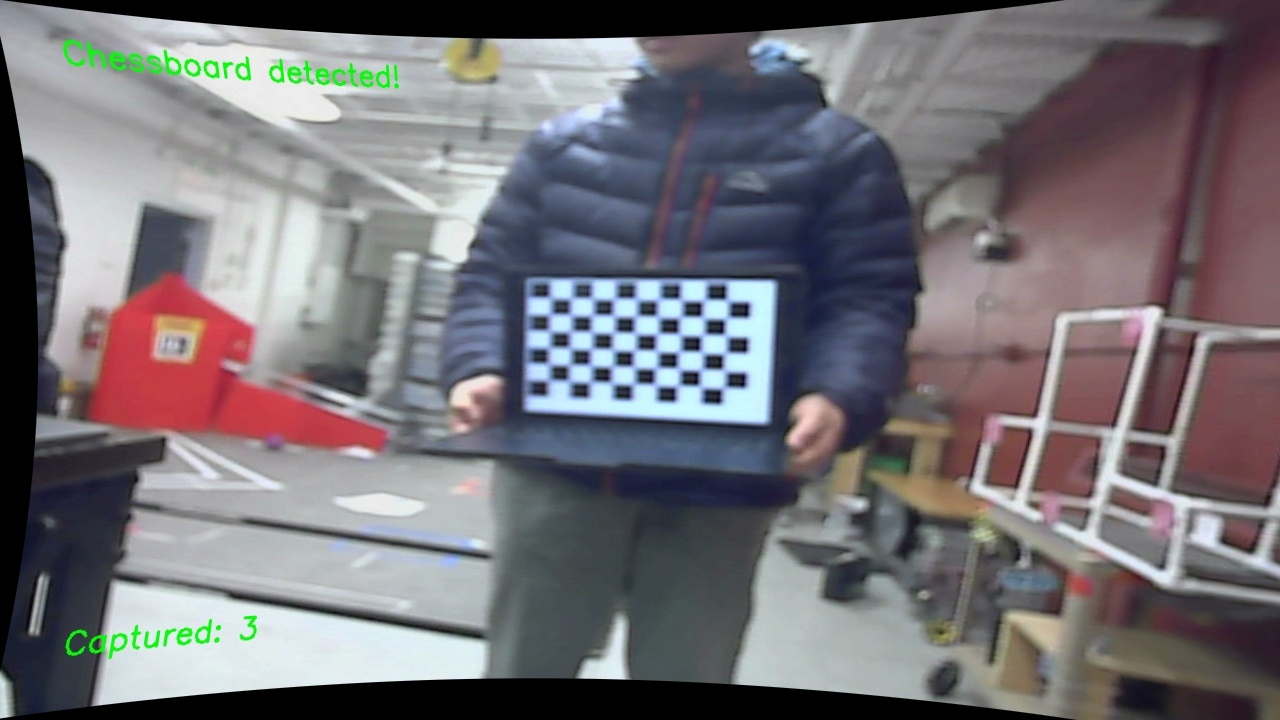
#> input picture crab-detect/camera-calibration/fisheye_output/undistorted/undist_calibration_03.jpg, 1280 x 720 px, given as the content of the folder right_calibration_images, which was not available
$ python camera_calibration.py   (older library calls are emulated)
#> lines starting #> are read from the running program, lines starting #| are printed output that depends on the picture; after the words box and inside, x2 and y2 are one past the last pixel; in counts of white or black regions, pixels touching at a corner belong together; long printed decimals are rounded; pictures that were not available may be replaced by others from this repository, and a replacement may not be noted
import numpy as np
import cv2
import glob
import os
import pickle

# Camera calibration parameters
# You can modify these variables as needed
CHESSBOARD_SIZE = (8, 5)  # Number of inner corners per chessboard row and column
SQUARE_SIZE = 2.0         # Size of a square in centimeters
CALIBRATION_IMAGES_PATH = 'right_calibration_images/*.jpg'  # Path to calibration images
OUTPUT_DIRECTORY = 'output'  # Directory to save calibration results
SAVE_UNDISTORTED = True   # Whether to save undistorted images
USE_FISHEYE = False        # Use fisheye distortion model (set False for pinhole)

def calibrate_camera():
    """
    Calibrate the camera using chessboard images.

    Returns:
        ret: The RMS re-projection error
        mtx: Camera matrix
        dist: Distortion coefficients
        rvecs: Rotation vectors
        tvecs: Translation vectors
    """
    # Prepare object points (0,0,0), (1,0,0), (2,0,0) ... (8,5,0)
    objp = np.zeros((CHESSBOARD_SIZE[0] * CHESSBOARD_SIZE[1], 3), np.float32)
    objp[:, :2] = np.mgrid[0:CHESSBOARD_SIZE[0], 0:CHESSBOARD_SIZE[1]].T.reshape(-1, 2)

    # Scale object points by square size (for real-world measurements)
    objp = objp * SQUARE_SIZE

    # Arrays to store object points and image points from all images
    objpoints = []  # 3D points in real world space
    imgpoints = []  # 2D points in image plane

    # Get list of calibration images
    images = glob.glob(CALIBRATION_IMAGES_PATH)

    if not images:
        print(f"No calibration images found at {CALIBRATION_IMAGES_PATH}")
        return None, None, None, None, None

    # Create output directory if it doesn't exist
    if not os.path.exists(OUTPUT_DIRECTORY):
        os.makedirs(OUTPUT_DIRECTORY)

    print(f"Found {len(images)} calibration images")

    # Process each calibration image
    for idx, fname in enumerate(images):
        img = cv2.imread(fname)
        gray = cv2.cvtColor(img, cv2.COLOR_BGR2GRAY)

        # Find the chessboard corners
        ret, corners = cv2.findChessboardCorners(gray, CHESSBOARD_SIZE, None)

        # If found, add object points and image points
        if ret:
            objpoints.append(objp)

            # Refine corner positions
            criteria = (cv2.TERM_CRITERIA_EPS + cv2.TERM_CRITERIA_MAX_ITER, 30, 0.001)
            corners2 = cv2.cornerSubPix(gray, corners, (11, 11), (-1, -1), criteria)
            imgpoints.append(corners2)

            # Draw and display the corners
            cv2.drawChessboardCorners(img, CHESSBOARD_SIZE, corners2, ret)

            # Save image with corners drawn
            output_img_path = os.path.join(OUTPUT_DIRECTORY, f'corners_{os.path.basename(fname)}')
            cv2.imwrite(output_img_path, img)

            print(f"Processed image {idx+1}/{len(images)}: {fname} - Chessboard found")
        else:
            print(f"Processed image {idx+1}/{len(images)}: {fname} - Chessboard NOT found")

    if not objpoints:
        print("No chessboard patterns were detected in any images.")
        return None, None, None, None, None

    print("Calibrating camera (model = " + ("FISHEYE" if USE_FISHEYE else "PINHOLE") + ")...")

    if USE_FISHEYE:
        # Fisheye expects (N, 1, 3) and (N, 1, 2) shapes.
        objp_fe = [op.reshape(-1, 1, 3) for op in objpoints]
        imgp_fe = [ip.reshape(-1, 1, 2) for ip in imgpoints]
        K = np.zeros((3, 3))
        D = np.zeros((4, 1))
        rvecs = [np.zeros((1, 1, 3), dtype=np.float64) for _ in objp_fe]
        tvecs = [np.zeros((1, 1, 3), dtype=np.float64) for _ in objp_fe]
        flags = (cv2.fisheye.CALIB_RECOMPUTE_EXTRINSIC
                 | cv2.fisheye.CALIB_CHECK_COND
                 | cv2.fisheye.CALIB_FIX_SKEW)
        ret, mtx, dist, rvecs, tvecs = cv2.fisheye.calibrate(
            objp_fe, imgp_fe, gray.shape[::-1], K, D, rvecs, tvecs,
            flags, (cv2.TERM_CRITERIA_EPS + cv2.TERM_CRITERIA_MAX_ITER, 100, 1e-6)
        )
    else:
        ret, mtx, dist, rvecs, tvecs = cv2.calibrateCamera(
            objpoints, imgpoints, gray.shape[::-1], None, None
        )

    # Save calibration results
    calibration_data = {
        'camera_matrix': mtx,
        'distortion_coefficients': dist,
        'rotation_vectors': rvecs,
        'translation_vectors': tvecs,
        'reprojection_error': ret
    }

    with open(os.path.join(OUTPUT_DIRECTORY, 'calibration_data.pkl'), 'wb') as f:
        pickle.dump(calibration_data, f)

    # Save camera matrix and distortion coefficients as text files
    np.savetxt(os.path.join(OUTPUT_DIRECTORY, 'camera_matrix.txt'), mtx)
    np.savetxt(os.path.join(OUTPUT_DIRECTORY, 'distortion_coefficients.txt'), dist)

    print(f"Calibration complete! RMS re-projection error: {ret}")
    print(f"Results saved to {OUTPUT_DIRECTORY}")

    return ret, mtx, dist, rvecs, tvecs

def undistort_images(mtx, dist):
    """
    Undistort all calibration images using the calibration results.

    Args:
        mtx: Camera matrix
        dist: Distortion coefficients
    """
    if not SAVE_UNDISTORTED:
        return

    images = glob.glob(CALIBRATION_IMAGES_PATH)

    if not images:
        print(f"No images found at {CALIBRATION_IMAGES_PATH}")
        return

    undistorted_dir = os.path.join(OUTPUT_DIRECTORY, 'undistorted')
    if not os.path.exists(undistorted_dir):
        os.makedirs(undistorted_dir)

    print(f"Undistorting {len(images)} images...")

    for idx, fname in enumerate(images):
        img = cv2.imread(fname)
        h, w = img.shape[:2]

        if USE_FISHEYE:
            # Fisheye coefficients are not compatible with the pinhole
            # getOptimalNewCameraMatrix / undistort path — that combo returns
            # an empty ROI and the cropped image is empty.
            new_mtx = cv2.fisheye.estimateNewCameraMatrixForUndistortRectify(
                mtx, dist, (w, h), np.eye(3), balance=1.0)
            map1, map2 = cv2.fisheye.initUndistortRectifyMap(
                mtx, dist, np.eye(3), new_mtx, (w, h), cv2.CV_16SC2)
            dst = cv2.remap(img, map1, map2,
                            interpolation=cv2.INTER_LINEAR,
                            borderMode=cv2.BORDER_CONSTANT)
        else:
            newcameramtx, roi = cv2.getOptimalNewCameraMatrix(
                mtx, dist, (w, h), 1, (w, h))
            dst = cv2.undistort(img, mtx, dist, None, newcameramtx)
            x, y, rw, rh = roi
            if rw > 0 and rh > 0:
                dst = dst[y:y+rh, x:x+rw]

        output_img_path = os.path.join(undistorted_dir, f'undistorted_{os.path.basename(fname)}')
        cv2.imwrite(output_img_path, dst)

        print(f"Undistorted image {idx+1}/{len(images)}: {fname}")

    print(f"Undistorted images saved to {undistorted_dir}")

# [26 lines left out: function calculate_reprojection_error, not called in this run]

def main():
    """
    Main function to run the camera calibration process.
    """
    print("Starting camera calibration...")

    # Calibrate camera
    ret, mtx, dist, rvecs, tvecs = calibrate_camera()
#> in calibrate_camera, img is the input picture: shape (720, 1280, 3); mean B, G, R 117.2, 112.4, 116
#> in calibrate_camera, `gray = cv2.cvtColor(img, cv2.COLOR_BGR2GRAY)`:
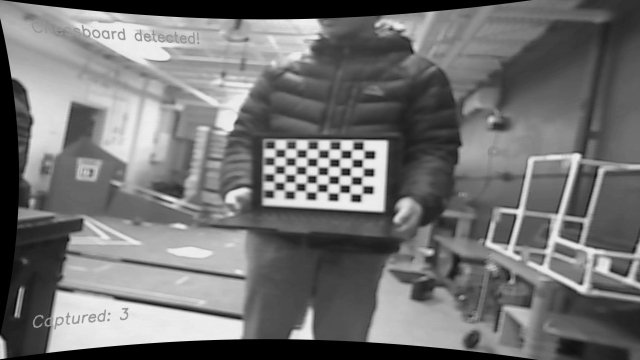
#> gray: shape (720, 1280) (shown at 1/2 size); min 0, max 244, mean 114
#> in calibrate_camera, `ret, corners = cv2.findChessboardCorners(gray, CHESSBOARD_SIZE, None)`: ret = True; corners = 40 rows, first 8: [571, 314.5], [591.5, 314.5], [614, 315.5], [636, 316.5], [658, 317.5], [680.5, 317], [703.4, 318], [728, 318.5]
#> in calibrate_camera, `corners2 = cv2.cornerSubPix(gray, corners, (11, 11), (-1, -1), criteria)`: corners2 = 40 rows, first 8: [570.7, 314.8], [592.1, 315.4], [613.7, 315.6], [635.3, 316.5], [657.7, 316.5], [679.9, 317.5], [702.7, 317.2], [726.2, 318.3]
#> in calibrate_camera, `cv2.drawChessboardCorners(img, CHESSBOARD_SIZE, corners2, ret)`:
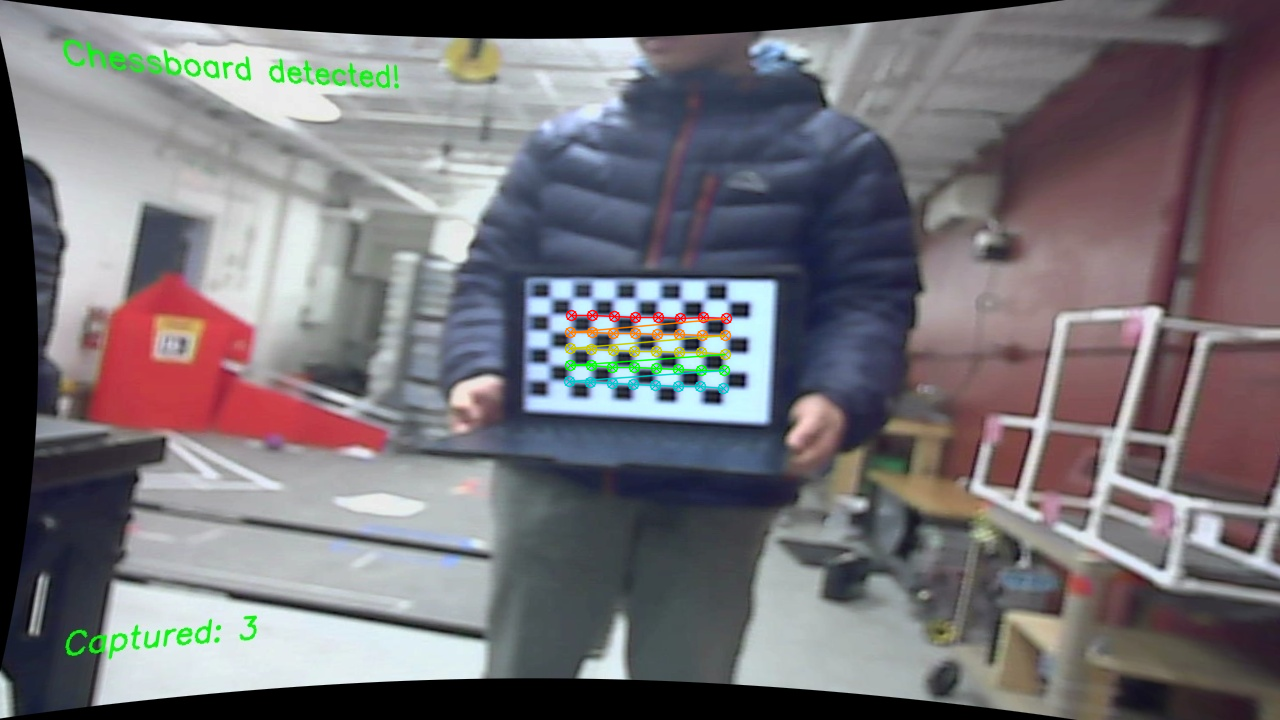
#> img: shape (720, 1280, 3); 0.75% of pixels changed, all inside (x1, y1, x2, y2) = (563, 309, 733, 395)
#> in calibrate_camera, `ret, mtx, dist, rvecs, tvecs = cv2.calibrateCamera( objpoints, imgpoin..`: ret = 0.295; mtx = [[1089.1, 0, 639.7], [0, 775.6, 344.8], [0, 0, 1]]; dist = [[-1.41, 207.4, -0.0298, -0.0321, -707.9]]; rvecs = ([0.0429, 0.398, 0.0319],); tvecs = ([-5.88, -3.58, 93.43],)
#| Calibration complete! RMS re-projection error: 0.2954
#> ret = 0.295; mtx = [[1089.1, 0, 639.7], [0, 775.6, 344.8], [0, 0, 1]]; dist = [[-1.41, 207.4, -0.0298, -0.0321, -707.9]]; rvecs = ([0.0429, 0.398, 0.0319],); tvecs = ([-5.88, -3.58, 93.43],)

    if mtx is None:
        print("Calibration failed. Exiting.")
        return

    # Undistort images
    undistort_images(mtx, dist)
#> in undistort_images, `newcameramtx, roi = cv2.getOptimalNewCameraMatrix( mtx, dist, (w, h), ..`: newcameramtx = [[1089.1, 0, 639.7], [0, 775.6, 344.8], [0, 0, 1]]; roi = (0, 246, 1279, 215)
#> in undistort_images, `dst = cv2.undistort(img, mtx, dist, None, newcameramtx)`:
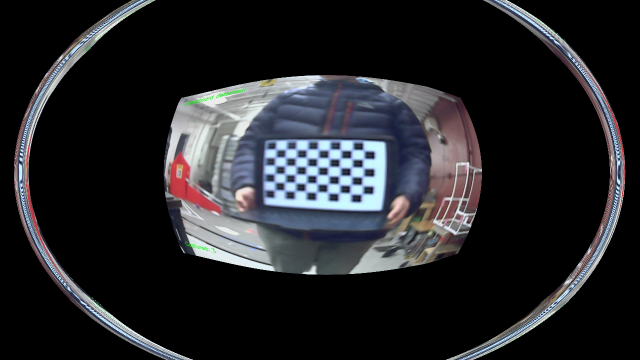
#> dst: shape (720, 1280, 3) (shown at 1/2 size); mean B, G, R 40, 36.7, 36.1
#> in undistort_images, `x, y, rw, rh = roi`: x = 0; y = 246; rw = 1279; rh = 215
#> in undistort_images, `dst = dst[y:y+rh, x:x+rw]`:
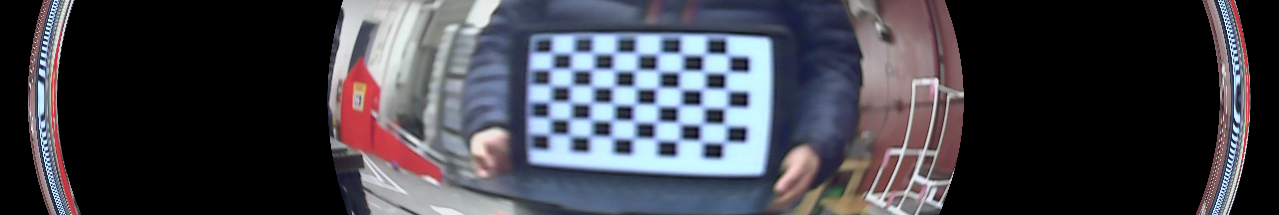
#> dst: shape (215, 1279, 3); mean B, G, R 72.7, 65.2, 65

    print("Camera calibration completed successfully!")

if __name__ == "__main__":
    main()

$ run again, on crab-detect/camera-calibration/fisheye_output/undistorted/undist_calibration_16.jpg
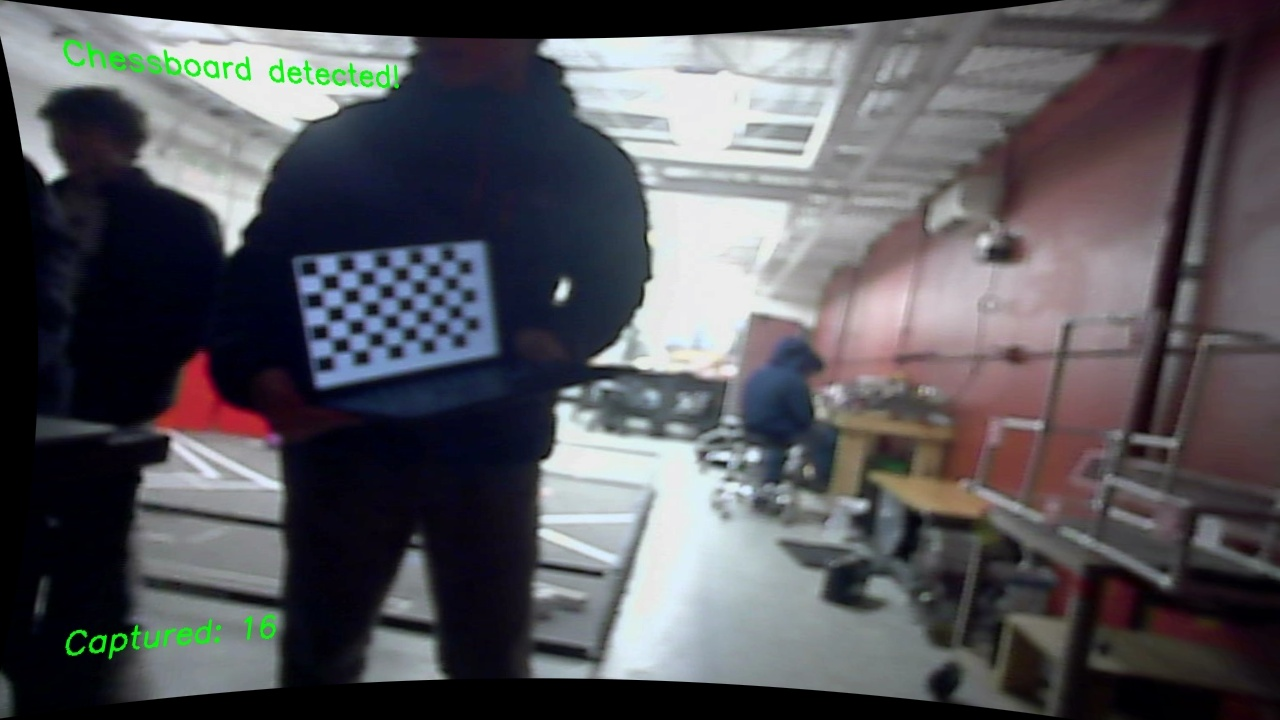
#> input picture crab-detect/camera-calibration/fisheye_output/undistorted/undist_calibration_16.jpg, 1280 x 720 px, given as the content of the folder right_calibration_images, which was not available
#> in calibrate_camera, img is the input picture: shape (720, 1280, 3); mean B, G, R 89.5, 84.5, 85.4
#> in calibrate_camera, `ret, corners = cv2.findChessboardCorners(gray, CHESSBOARD_SIZE, None)`: ret = True; corners = 40 rows, first 8: [341, 288.5], [359.5, 287], [377, 285], [394, 283], [411, 280.5], [427.5, 279], [443, 277], [458, 275]
#> corners2 = 40 rows, first 8: [340.5, 288.6], [358.9, 286.9], [376.8, 284.4], [393.3, 282.8], [410.2, 279.7], [425.8, 278.5], [440.7, 274.8], [456.8, 275.5]
#> in calibrate_camera, `cv2.drawChessboardCorners(img, CHESSBOARD_SIZE, corners2, ret)`:
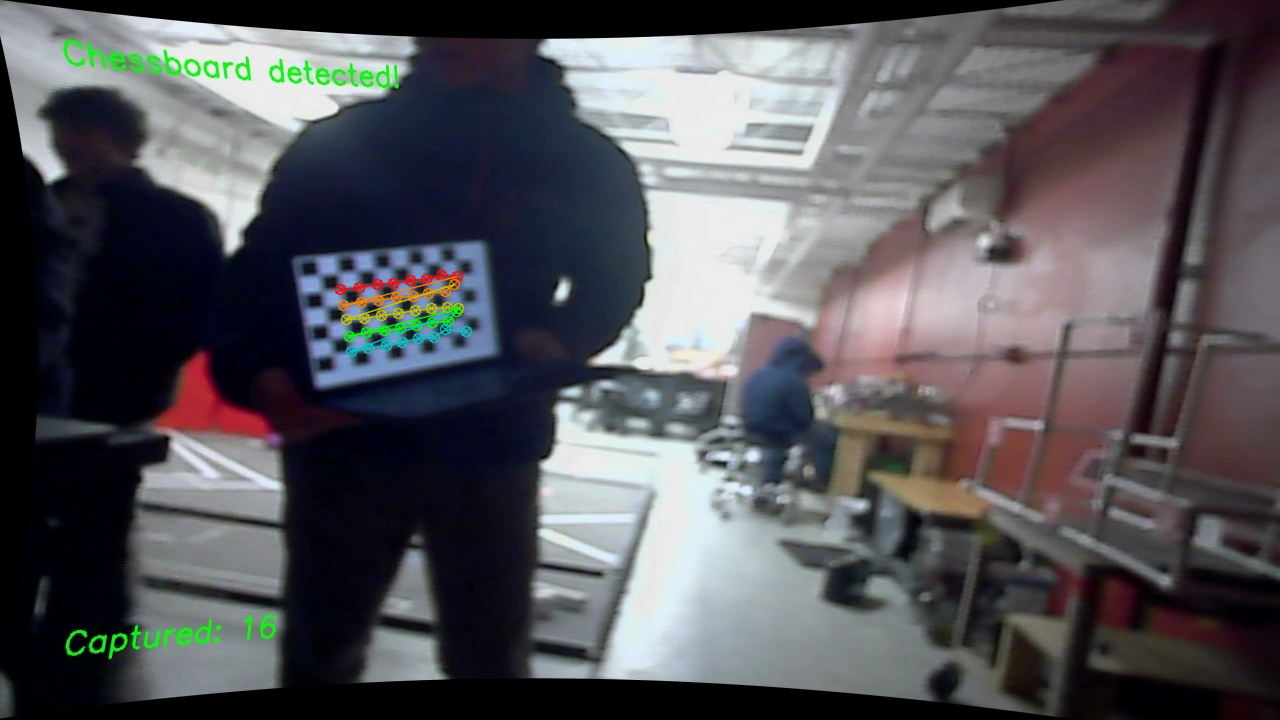
#> img: shape (720, 1280, 3); 0.61% of pixels changed, all inside (x1, y1, x2, y2) = (334, 269, 473, 358)
#> in calibrate_camera, `ret, mtx, dist, rvecs, tvecs = cv2.calibrateCamera( objpoints, imgpoin..`: ret = 2.2; mtx = [[874.8, 0, 631.3], [0, 835.7, 294.5], [0, 0, 1]]; dist = [[-2.4, 50.84, -0.14, -0.159, -284.1]]; rvecs = ([0.24, -0.829, -0.111],); tvecs = ([-31.55, 0.505, 107],)
#> calibration_data = {'camera_matrix': [[874.8, 0, 631.3], [0, 835.7, 294.5], [0, 0, 1]], 'distortion_coefficients': [[-2.4, 50.84, -0.14, -0.159, -284.1]], 'rotation_vectors': ([0.24, -0.829, -0.111],), 'translation_vectors': ([-31.55, 0.505, 107],), 'reprojection_error': 2.2}
#| Calibration complete! RMS re-projection error: 2.203
#> in main, `ret, mtx, dist, rvecs, tvecs = calibrate_camera()`: ret = 2.2; mtx = [[874.8, 0, 631.3], [0, 835.7, 294.5], [0, 0, 1]]; dist = [[-2.4, 50.84, -0.14, -0.159, -284.1]]; rvecs = ([0.24, -0.829, -0.111],); tvecs = ([-31.55, 0.505, 107],)
#> newcameramtx = [[874.8, 0, 631.3], [0, 835.7, 294.5], [0, 0, 1]]; roi = (0, 38, 1279, 681)
#> x = 0; y = 38; rw = 1279; rh = 681
#> in undistort_images, `dst = dst[y:y+rh, x:x+rw]`:
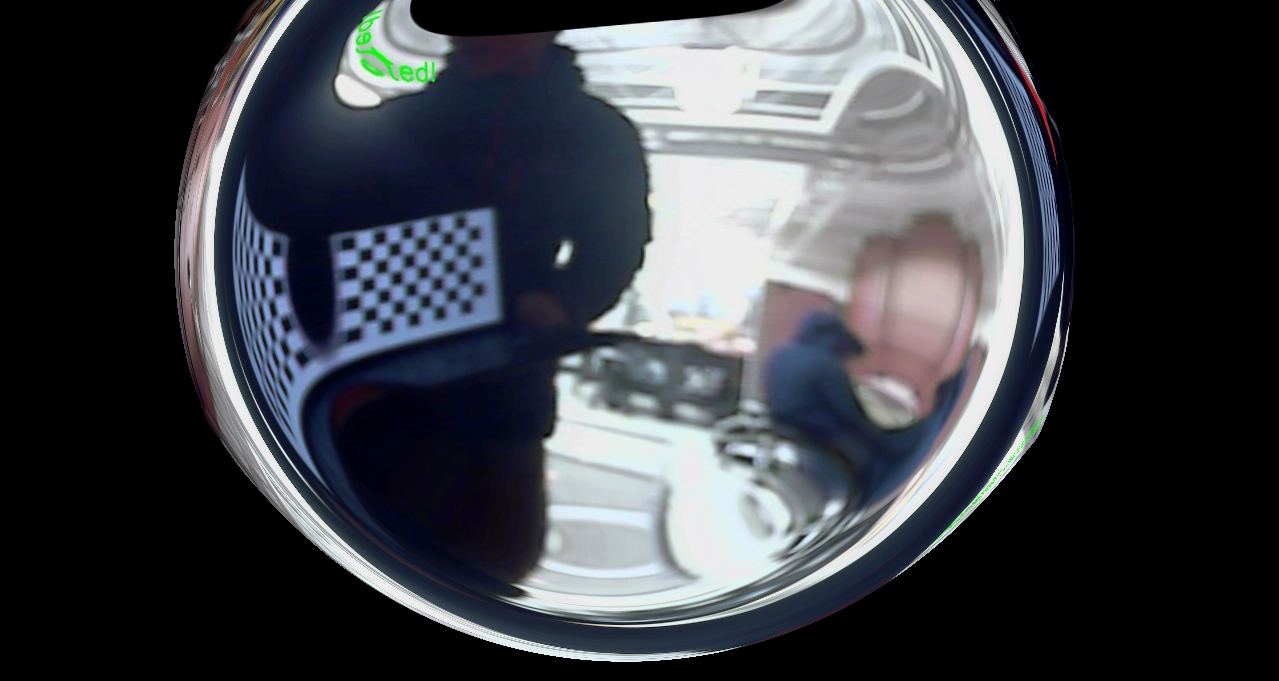
#> dst: shape (681, 1279, 3); mean B, G, R 70.9, 65, 62
